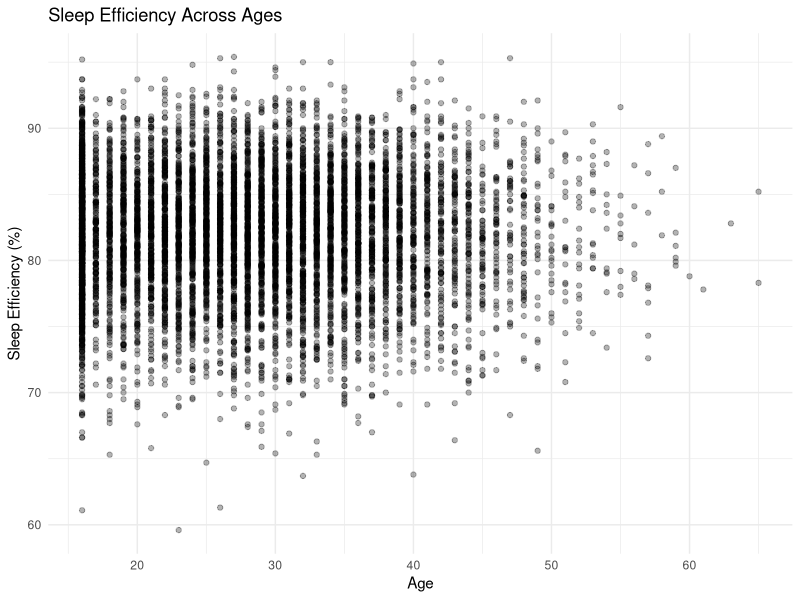
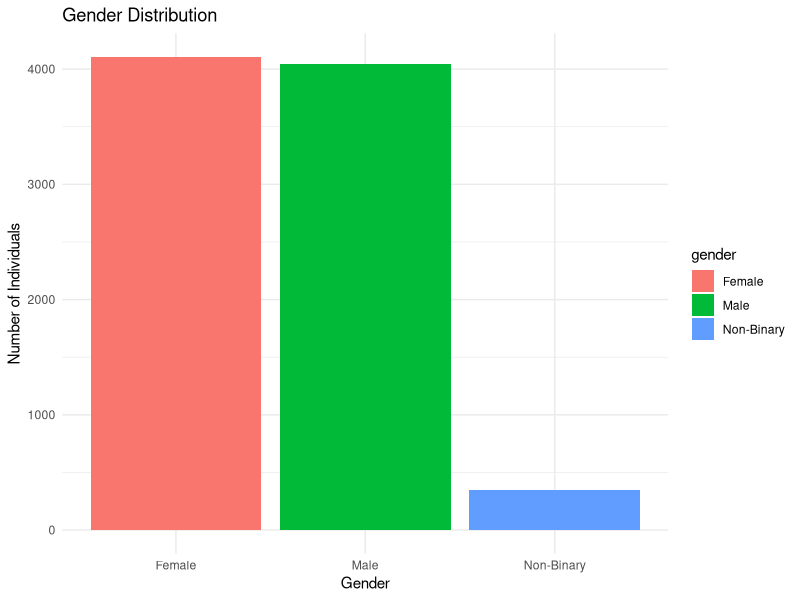
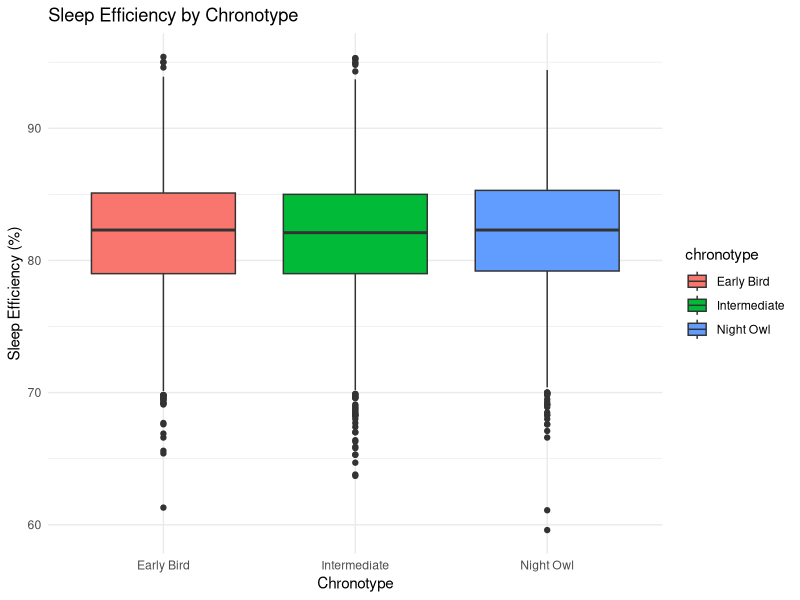
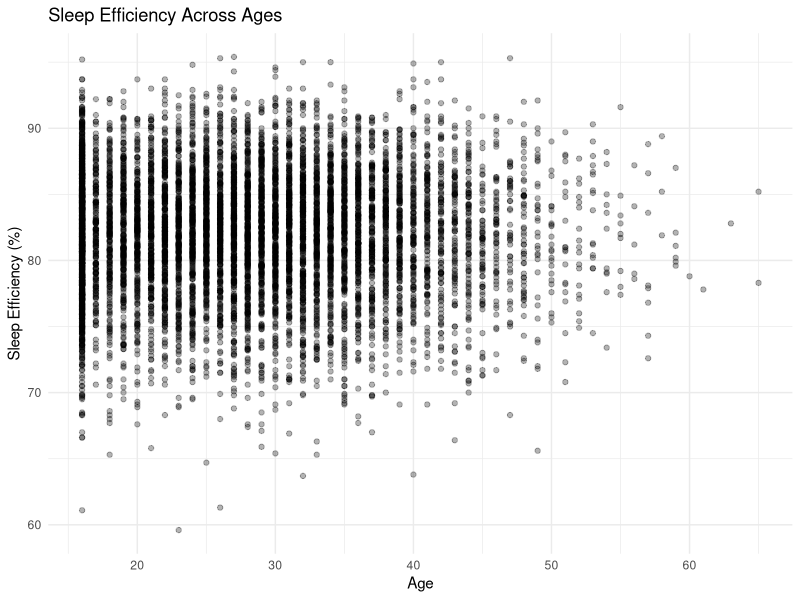
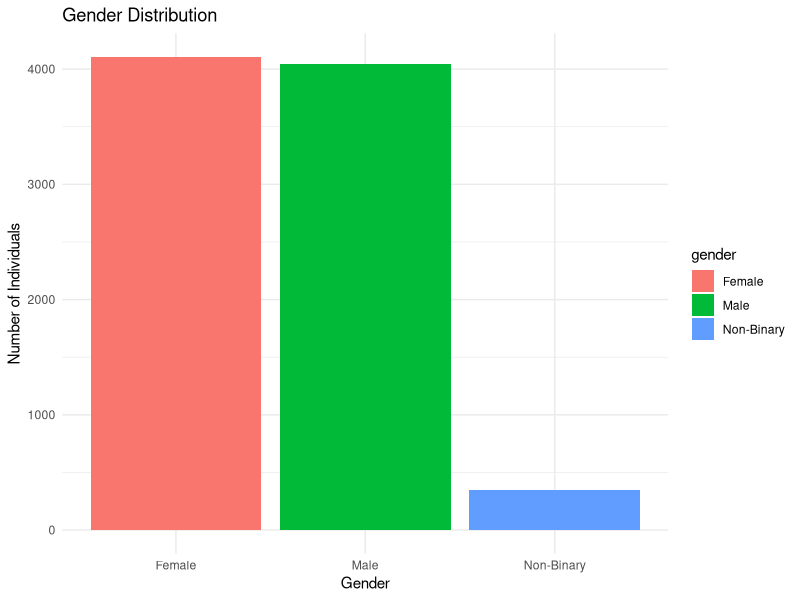
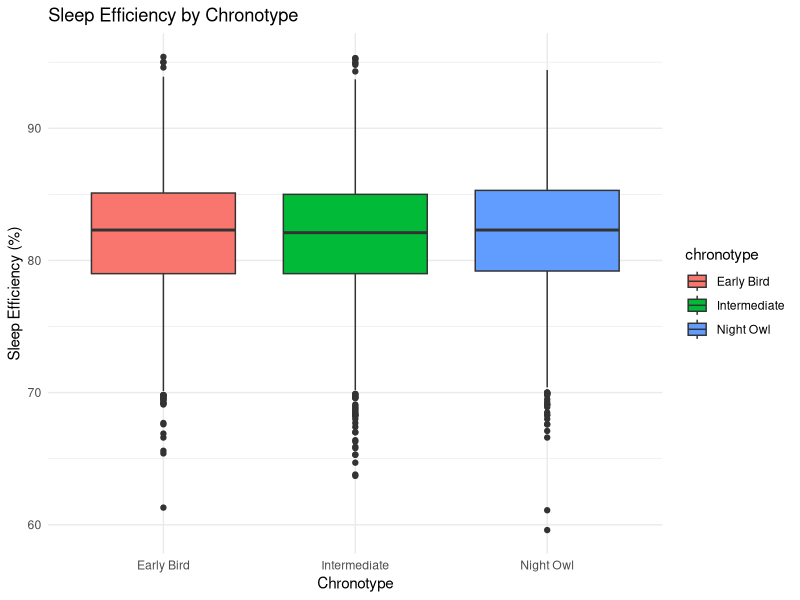

Here is the R script that generated these plots, in order:
#Exploring dataset
library(tidyverse)
library(ggplot2)
sleep_data <- read.csv("sleep_debt_screen_time.csv")
#Age vs Sleep efficiency
ggplot(sleep_data, aes(x = age, y = sleep_efficiency_pct)) +
  geom_point(alpha = 0.3) +
  labs(
    title = "Sleep Efficiency Across Ages",
    x = "Age",
    y = "Sleep Efficiency (%)"
  ) +
  theme_minimal()
ggsave("age_sleep_debt_dataset.png", width=8, height =6, dpi=300)
#Gender
ggplot(sleep_data, aes(x = gender, fill = gender)) +
  geom_bar() +
  labs(
    title = "Gender Distribution",
    x = "Gender",
    y = "Number of Individuals"
  ) +
  theme_minimal()
ggsave("gender_sleep_debt_dataset.png", width=8, height =6, dpi=300)

#Chronotype
ggplot(sleep_data, aes(x = chronotype,
                       y = sleep_efficiency_pct,
                       fill = chronotype)) +
  geom_boxplot() +
  labs(
    title = "Sleep Efficiency by Chronotype",
    x = "Chronotype",
    y = "Sleep Efficiency (%)"
  ) +
  theme_minimal()
ggsave("chronotype_sleep_debt_dataset.png", width=8, height =6, dpi=300)
